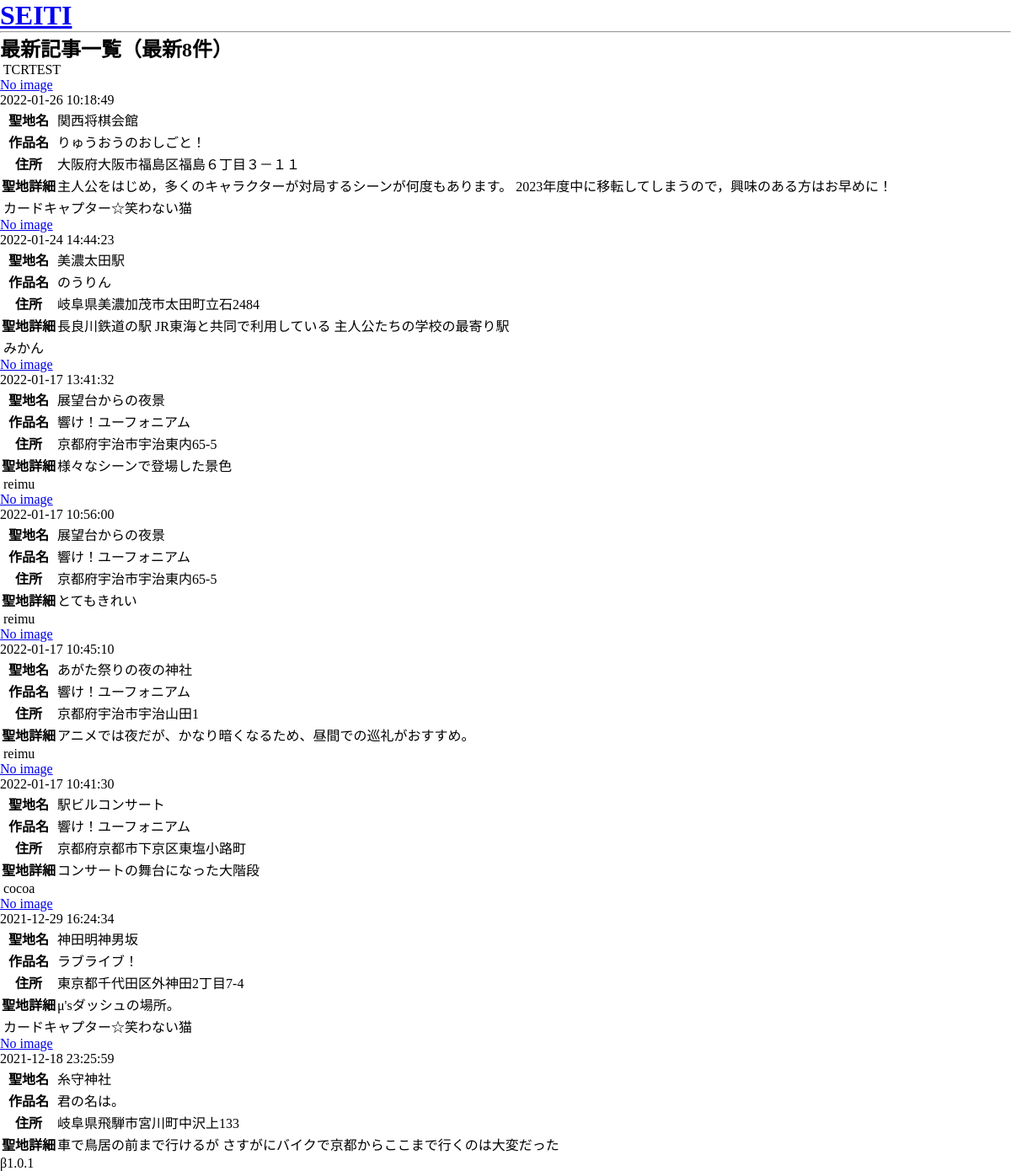
Screenshot of /beta/1.0.1/latestArticle.php with the database file from the repository.
### tables this page shows
CREATE TABLE IF NOT EXISTS `article` (
  `articleID` int(11) NOT NULL AUTO_INCREMENT,
  `userID` int(11) NOT NULL,
  `workID` int(11) NOT NULL,
  `image` varchar(64) DEFAULT NULL,
  `name` varchar(128) NOT NULL,
  `sAddress1` varchar(12) NOT NULL,
  `sAddress2` varchar(32) NOT NULL,
  `sAddress3` varchar(512) NOT NULL,
  `details` varchar(256) DEFAULT NULL,
  `go` int(11) NOT NULL,
  `favorite` int(11) NOT NULL,
  `date` datetime NOT NULL,
  PRIMARY KEY (`articleID`),
  KEY `userID` (`userID`),
  KEY `workID` (`workID`)
);

CREATE TABLE IF NOT EXISTS `user` (
  `userID` int(11) NOT NULL AUTO_INCREMENT,
  `username` varchar(32) NOT NULL,
  `mailAddress` varchar(50) NOT NULL,
  `password` varchar(24) NOT NULL,
  `icon` varchar(64) DEFAULT NULL,
  `uComment` varchar(256) DEFAULT NULL,
  PRIMARY KEY (`userID`),
  UNIQUE KEY `mailAddress` (`mailAddress`)
);

CREATE TABLE IF NOT EXISTS `work` (
  `workID` int(11) NOT NULL AUTO_INCREMENT,
  `title` varchar(128) NOT NULL,
  `titlePseudonym` varchar(256) DEFAULT NULL,
  `type` int(11) NOT NULL,
  `URL` text,
  PRIMARY KEY (`workID`)
);

### beta/1.0.1/latestArticle.php (called while the page is built, shortened)
<?php
require "php/include/readIni.php";
require "php/include/pdoConnect.php";
require "php/include/util.php";
$sql = "SELECT * FROM article ORDER BY date DESC LIMIT 8;";
$result = $conn->query($sql)->fetchAll();
require "php/latestArticle.php";
?>

### beta/1.0.1/php/include/util.php (called while the page is built, shortened)
<?php
function readImageToBase64($url) {
    if(strlen(explode("/", $url)[2]) == 0 || !exif_imagetype($url)) return false;
    $image = file_get_contents($url);
    $encImage = base64_encode($image);
    $imginfo = getimagesize("data:application/octet-stream;base64,".$encImage);
    return "data:".$imginfo["mime"].";base64,".$encImage;
}

### beta/1.0.1/php/include/readIni.php (called while the page is built)
<?php
$ini = parse_ini_file("./wp_contents/seiti.ini");

### beta/1.0.1/php/latestArticle.php (the view, shortened to what this page needs)
<!DOCTYPE html>
<html lang="ja" dir="ltr">
    <head>
        <link rel="stylesheet" href="css/common.css">
    </head>
    <body>
        <div id="container">
            <header>
                <a href="top.php"><h1>SEITI</h1></a>
                <hr>
            </header>
            <main>
                <h2>最新記事一覧（最新<?php echo(count($result)) ?>件）</h2>
                <div id="articles-container">
                    <?php
                    for($i = 0; $i < count($result); $i++) {
                        $sql = "SELECT title FROM work WHERE workID = ".$result[$i]["workID"].";";
                        $wr = $conn->query($sql)->fetch();
                        $sql = "SELECT username, icon FROM user WHERE userID = ".$result[$i]["userID"].";";
                        $ur = $conn->query($sql)->fetch();
                        $imageSrc = readImageToBase64("./image/".$result[$i]["image"]);
                        $imageWidth = getImageWidth("./image/".$result[$i]["image"]);
                        $imageHeight = getImageHeight("./image/".$result[$i]["image"]);
                    ?>
                    <div class="article">
                        <div class="article-header">
                            <span class="username"><?php echo($ur["username"]) ?></span>
                        </div>
                        <div class="article-body">
                            <a href="view.php?v=<?php echo($result[$i]["articleID"]) ?>">
                                <div class="image-container">
                                    <?php if($imageSrc) { ?>
                                    <img src="<?php echo($imageSrc) ?>" alt=""
                                    <?php
                                    if($imageWidth > $imageHeight) {
                                        echo("width=\"100%\"");
                                    } else {
                                        echo("height=\"100%\"");
                                    }
                                    ?>
                                    >
                                    <?php } else { ?>
                                    <div class="no-image">No image</div>
                                    <?php }?>
                                </div>
                            </a>
                            <div class="article-date"><?php echo($result[$i]["date"]) ?></div>
                        </div>
                        <div class="article-info">
                            <table>
                                <tbody>
                                    <tr>
                                        <th nowrap>聖地名</th><td><?php echo($result[$i]["name"]) ?></td>
                                    </tr>
                                    <tr>
                                        <th nowrap>作品名</th><td><?php echo($wr["title"]) ?></td>
                                    </tr>
                                    <tr>
                                        <th nowrap>住所</th><td><?php echo($result[$i]["sAddress1"].$result[$i]["sAddress2"].$result[$i]["sAddress3"]) ?></td>
                                    </tr>
                                    <tr>
                                        <th nowrap>聖地詳細</th><td><?php if($result[$i]["details"] == null) { echo("なし"); } else { echo($result[$i]["details"]); } ?></td>
                                    </tr>
                                </tbody>
                            </table>
                        </div>
                    </div>
                    <?php } ?>
                </div>
            </main>
            <footer>
                <div id="version"><?php echo($ini["version"]) ?></div>
            </footer>
        </div>
    </body>
</html>

### beta/1.0.1/css/common.css (style rules this page uses)
* { margin: 0; padding: 0; }

### rows the page displays
article: userID.username "TCRTEST", shows "No image", date "2022-01-26 10:18:49", name "関西将棋会館", workID.title "りゅうおうのおしごと！", sAddress1 "大阪府", sAddress2 "大阪市福島区福島６丁目", sAddress3 "３－１１", details "主人公をはじめ，多くのキャラクターが対局するシーンが何度もあります。 2023年度中に移転してしまうので，興味のある方はお早めに！"
article: userID.username "カードキャプター☆笑わない猫", shows "No image", date "2022-01-24 14:44:23", name "美濃太田駅", workID.title "のうりん", sAddress1 "岐阜県", sAddress2 "美濃加茂市太田町", sAddress3 "立石2484", details "長良川鉄道の駅 JR東海と共同で利用している 主人公たちの学校の最寄り駅"
article: userID.username "みかん", shows "No image", date "2022-01-17 13:41:32", name "展望台からの夜景", workID.title "響け！ユーフォニアム", sAddress1 "京都府", sAddress2 "宇治市宇治東内", sAddress3 "65-5", details "様々なシーンで登場した景色"
article: userID.username "reimu", shows "No image", date "2022-01-17 10:56:00", name "展望台からの夜景", workID.title "響け！ユーフォニアム", sAddress1 "京都府", sAddress2 "宇治市宇治東内", sAddress3 "65-5", details "とてもきれい"
article: userID.username "reimu", shows "No image", date "2022-01-17 10:45:10", name "あがた祭りの夜の神社", workID.title "響け！ユーフォニアム", sAddress1 "京都府", sAddress2 "宇治市宇治山田", sAddress3 "1", details "アニメでは夜だが、かなり暗くなるため、昼間での巡礼がおすすめ。"
article: userID.username "reimu", shows "No image", date "2022-01-17 10:41:30", name "駅ビルコンサート", workID.title "響け！ユーフォニアム", sAddress1 "京都府", sAddress2 "京都市下京区東塩小路町", details "コンサートの舞台になった大階段"
article: userID.username "cocoa", shows "No image", date "2021-12-29 16:24:34", name "神田明神男坂", workID.title "ラブライブ！", sAddress1 "東京都", sAddress2 "千代田区外神田", sAddress3 "2丁目7-4", details "μ'sダッシュの場所。"
article: userID.username "カードキャプター☆笑わない猫", shows "No image", date "2021-12-18 23:25:59", name "糸守神社", workID.title "君の名は。", sAddress1 "岐阜県", sAddress2 "飛騨市宮川町中沢上", sAddress3 "133", details "車で鳥居の前まで行けるが さすがにバイクで京都からここまで行くのは大変だった"

### other values shown
count($result) "8"
$ini["version"] "β1.0.1"
